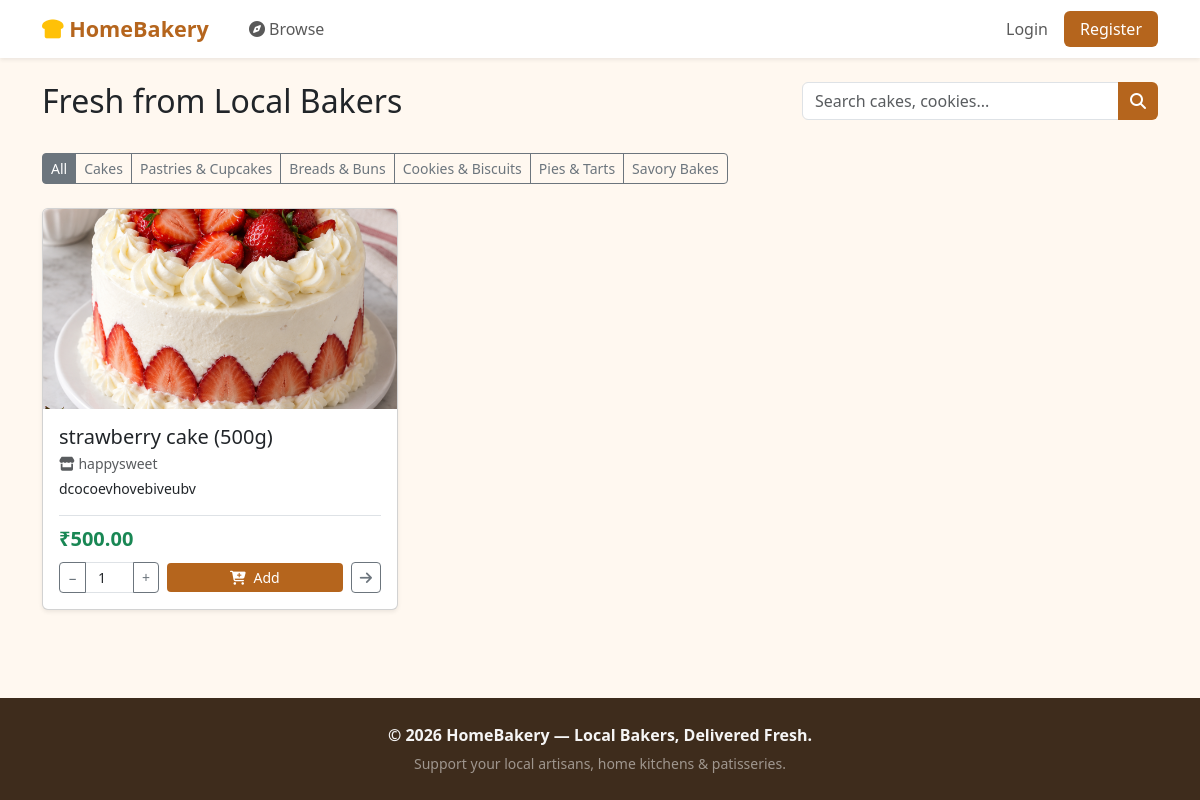
The app's page /, older data.
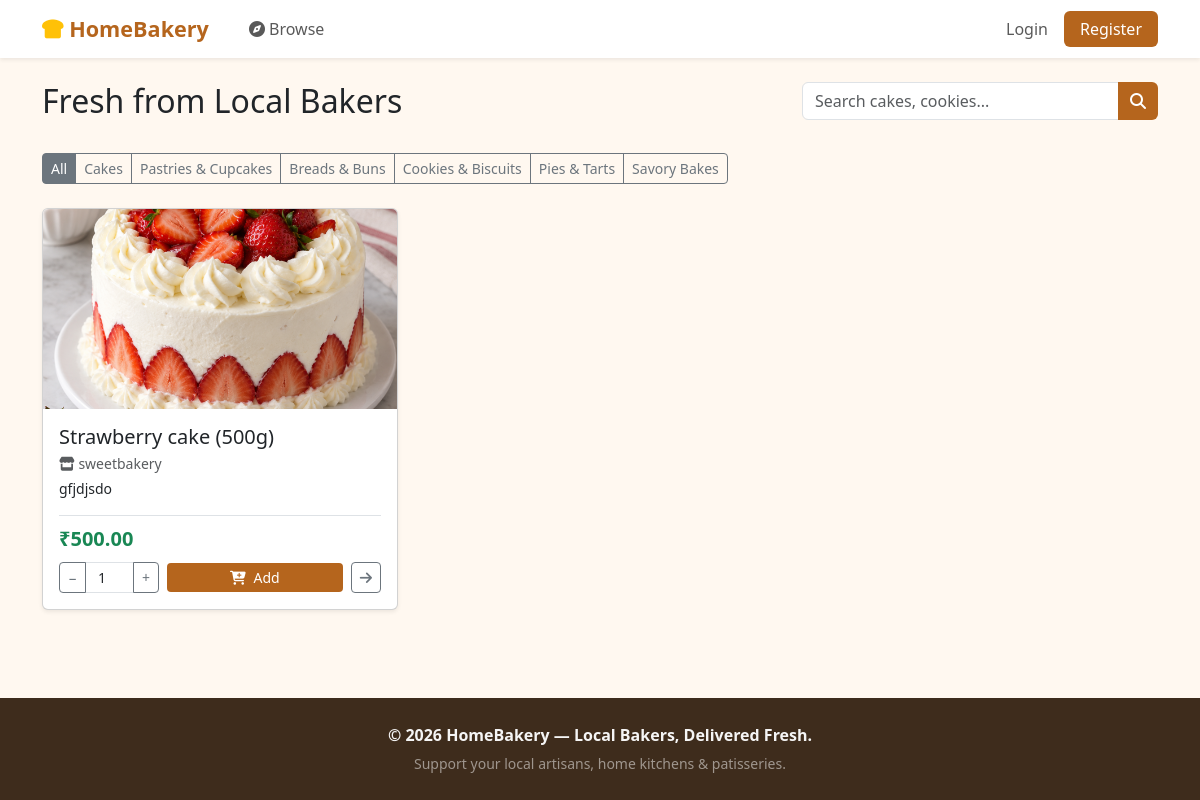
The same page, newer data.
### products/models.py (models this page shows, shortened)
class Category(models.Model):
    name = models.CharField(max_length=50)
    class Meta:
        verbose_name_plural = "Categories"

class Product(models.Model):
    seller = models.ForeignKey(Seller, on_delete=models.CASCADE, related_name='products')
    category = models.ForeignKey(Category, on_delete=models.CASCADE)
    name = models.CharField(max_length=100)
    weight = models.CharField(max_length=50, blank=True, default='', help_text="Weight or piece description (e.g. 1 kg, 500g, 6 pcs, 1 piece)")
    price = models.DecimalField(max_digits=8, decimal_places=2, help_text="Total price for this item")
    unit = models.CharField(max_length=10, default='piece', blank=True)
    description = models.TextField()
    image = models.ImageField(upload_to='products/', blank=True, null=True)
    is_customizable = models.BooleanField(default=False)
    prep_time_hours = models.IntegerField(default=24)
    is_available = models.BooleanField(default=True)
    created_at = models.DateTimeField(auto_now_add=True)
    @property
    def display_name(self):
        if self.weight:
            return f"{self.name} ({self.weight})"
        return self.name

### sellers/models.py (models this page shows, shortened)
class Seller(models.Model):
    STATUS_CHOICES = [
        ('pending', 'Pending'),
        ('approved', 'Approved'),
        ('rejected', 'Rejected'),
    ]
    user = models.OneToOneField(User, on_delete=models.CASCADE)
    business_name = models.CharField(max_length=100)
    fssai_number = models.CharField(max_length=50, blank=True)
    bank_account_number = models.CharField(max_length=50, blank=True)
    ifsc_code = models.CharField(max_length=20, blank=True)
    upi_id = models.CharField(max_length=100, blank=True)
    payment_qr = models.ImageField(upload_to='seller_qrs/', blank=True, null=True)
    wallet_balance = models.DecimalField(max_digits=12, decimal_places=2, default=Decimal('0.00'))
    status = models.CharField(max_length=10, choices=STATUS_CHOICES, default='pending')
    created_at = models.DateTimeField(auto_now_add=True)

### products/views.py (the view)
# urls.py: path('', views.product_list, name='product_list'),
def product_list(request):
    products = Product.objects.filter(seller__status='approved')
    query = request.GET.get('q')
    if query:
        products = products.filter(name__icontains=query.strip())
    category_id = request.GET.get('category')
    if category_id:
        products = products.filter(category_id=category_id)
    categories = Category.objects.all()
    return render(request, 'products/product_list.html', {
        'products': products,
        'categories': categories,
    })

### orders/context_processors.py (called while the page is built)
def cart_context(request):
    if hasattr(request, 'user') and request.user.is_authenticated and getattr(request.user, 'role', '') == 'customer':
        return {
            'cart_item_count': CartItem.objects.filter(customer=request.user).count()
        }
    return {
        'cart_item_count': 0
    }

### templates/products/product_list.html (shortened to what the changed rows need)
{% extends 'base.html' %}
{% block content %}
<div class="row mb-4">
    <div class="col-md-8">
        <h2>Fresh from Local Bakers</h2>
    </div>
</div>
<div class="row mb-4">
    <div class="col-12">
        <div class="btn-group flex-wrap" role="group">
            <a href="{% url 'product_list' %}" class="btn btn-outline-secondary btn-sm {% if not request.GET.category %}active{% endif %}">All</a>
            {% for category in categories %}
                <a href="?category={{ category.id }}" class="btn btn-outline-secondary btn-sm {% if request.GET.category == category.id|stringformat:'s' %}active{% endif %}">{{ category.name }}</a>
            {% endfor %}
        </div>
    </div>
</div>
<div class="row g-4">
    {% for product in products %}
    <div class="col-md-4 col-sm-6">
        <div class="card card-product h-100 shadow-sm">
            {% if product.image %}
                <img src="{{ product.image.url }}" class="card-img-top" style="height:200px; object-fit:cover;" alt="{{ product.name }}">
            {% else %}
                <div class="bg-light d-flex align-items-center justify-content-center" style="height:200px;">
                    <i class="fa-solid fa-cake-candles fa-3x text-muted"></i>
                </div>
            {% endif %}
            <div class="card-body d-flex flex-column">
                <h5 class="card-title mb-1">{{ product.display_name }}</h5>
                <p class="text-muted small mb-1"><i class="fa-solid fa-store"></i> {{ product.seller.business_name }}</p>
                <p class="card-text small">{{ product.description|truncatewords:12 }}</p>
                <div class="mt-auto pt-2 border-top">
                    <div class="d-flex justify-content-between align-items-center mb-2">
                        <span class="fw-bold text-success fs-5">₹{{ product.price }}</span>
                    </div>
                    {% if product.is_available %}
                        {% if user.is_authenticated and user.role == 'seller' %}
                            <a href="{% url 'product_detail' product.id %}" class="btn btn-outline-secondary btn-sm w-100">
                                <i class="fa-solid fa-eye me-1"></i> View Details
                            </a>
                        {% else %}
                            <form method="POST" action="{% url 'add_to_cart' product.id %}" class="d-flex gap-2 align-items-center">
                                <div class="input-group input-group-sm" style="width: 100px;">
                                    <button type="button" class="btn btn-outline-secondary px-2" onclick="changeCardQty('qty_{{ product.id }}', -1)">−</button>
                                    <input type="number" name="quantity" id="qty_{{ product.id }}" value="1" min="1" step="1" class="form-control text-center px-1" required>
                                    <button type="button" class="btn btn-outline-secondary px-2" onclick="changeCardQty('qty_{{ product.id }}', 1)">+</button>
                                </div>
                                <button type="submit" class="btn btn-bakery btn-sm flex-grow-1" title="Add to Cart">
                                    <i class="fa-solid fa-cart-plus me-1"></i> Add
                                </button>
                                <a href="{% url 'product_detail' product.id %}" class="btn btn-outline-secondary btn-sm" title="View details & reviews">
                                    <i class="fa-solid fa-arrow-right"></i>
                                </a>
                            </form>
                        {% endif %}
                    {% endif %}
                </div>
            </div>
        </div>
    </div>
    {% empty %}
        <div class="col-12 text-center text-muted py-5">
            <i class="fa-solid fa-box-open fa-3x mb-3"></i>
            <p>No products found.</p>
        </div>
    {% endfor %}
</div>
{% endblock %}

Row changes from the older to the newer data that the page shows:
removed Product: image (picture), display_name "strawberry cake (500g)", seller.business_name "happysweet", description "dcocoevhovebiveubv", price "500.00"
added Product: image (picture), display_name "Strawberry cake (500g)", seller.business_name "sweetbakery", description "gfjdjsdo", price "500.00"
